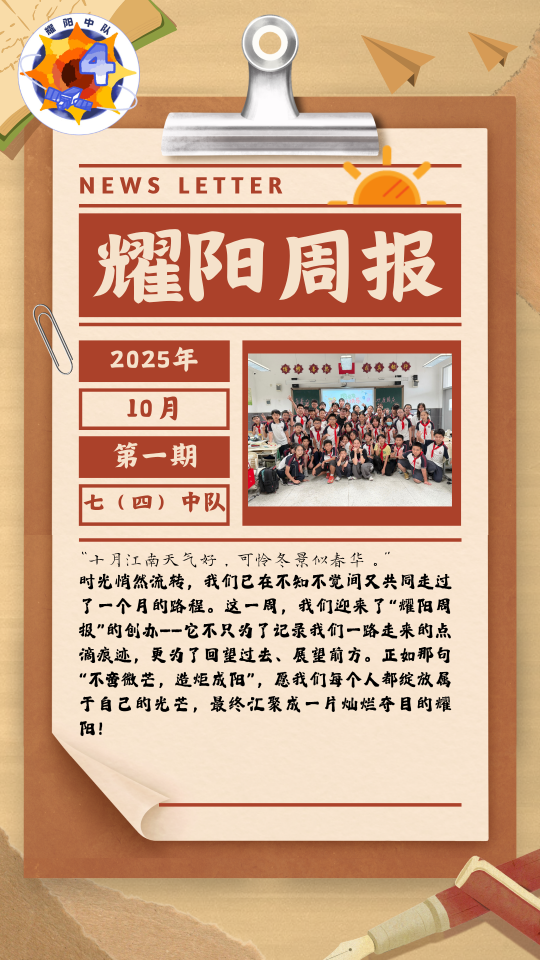
#> input picture reports/耀阳周报25-10-1/1.png, 1080 x 1920 px (shown at 1/2 size); its folder holds only this picture in this run
$ python build_images.py
#> lines starting #> are read from the running program, lines starting #| are printed output that depends on the picture
#!/usr/bin/env python3
# -*- coding: utf-8 -*-
"""把 reports/ 里的原图压成 WebP,输出到 optimized/ 供网页加载。

- 每张原图 → optimized/<期文件夹>/<名>.webp(最宽 1080,网页阅读用)
- 每期第一张额外生成 <名>.thumb.webp(封面缩略图,宽 420)
- 处理完自动运行 node tools/scan.js,让清单指向这些压缩图

用法:python tools/build_images.py
依赖:Pillow(如缺: pip install Pillow)
"""
import os
import re
import subprocess
import sys

from PIL import Image

Image.MAX_IMAGE_PIXELS = None

# Windows 控制台默认 GBK,强制 UTF-8 避免打印特殊符号报错
if hasattr(sys.stdout, "reconfigure"):
    sys.stdout.reconfigure(encoding="utf-8", errors="replace")
    sys.stderr.reconfigure(encoding="utf-8", errors="replace")

ROOT = os.path.dirname(os.path.dirname(os.path.abspath(__file__)))
REPORTS = os.path.join(ROOT, "reports")
OPT = os.path.join(ROOT, "optimized")
DISPLAY_W = 1080   # 阅读图最宽像素
COVER_W = 420      # 封面缩略图宽
QUALITY = 80
IMAGE_EXTS = (".png", ".jpg", ".jpeg", ".webp", ".gif")


def natural_key(name):
    return [int(t) if t.isdigit() else t.lower() for t in re.split(r"(\d+)", name)]


def open_rgb(src):
#> called with src = 'reports/耀阳周报25-10-1/1.png'
    im = Image.open(src)
#> im is the input picture: PIL image 1080x1920 RGB; mean R, G, B 206.2, 167.1, 137.9
    if im.mode in ("RGBA", "LA") or (im.mode == "P" and "transparency" in im.info):
        return im.convert("RGBA")
    return im.convert("RGB")


def resize_to(im, target_w):
    if im.width <= target_w:
        return im
    h = round(im.height * target_w / im.width)
    return im.resize((target_w, h), Image.LANCZOS)


def save_webp(im, dst, quality):
    os.makedirs(os.path.dirname(dst), exist_ok=True)
    im.save(dst, "WEBP", quality=quality, method=6)


def main():
    if not os.path.isdir(REPORTS):
        print(f"未找到目录 {REPORTS},请先把周报文件夹放到 reports/ 下。")
        sys.exit(1)

    total_src = total_dst = 0
    reports = sorted(os.listdir(REPORTS))
    any_issue = False

    for folder in reports:
        folder_path = os.path.join(REPORTS, folder)
        if not os.path.isdir(folder_path) or folder.startswith("."):
            continue
        files = sorted(
            (f for f in os.listdir(folder_path) if f.lower().endswith(IMAGE_EXTS)),
            key=natural_key,
        )
        if not files:
            continue
        any_issue = True
        print(f"▸ {folder}")

        for idx, name in enumerate(files):
            src = os.path.join(folder_path, name)
            base = os.path.splitext(name)[0]
            dst = os.path.join(OPT, folder, base + ".webp")
            im = open_rgb(src)
            view = resize_to(im, DISPLAY_W)
            save_webp(view, dst, QUALITY)
            src_size = os.path.getsize(src)
            dst_size = os.path.getsize(dst)
            total_src += src_size
            total_dst += dst_size
            print(
                f"    {name:14s} {src_size/1024:8.0f} KB → "
                f"{dst_size/1024:6.0f} KB"
            )
            # 每期第一张额外做封面缩略图
            if idx == 0:
                thumb = os.path.join(OPT, folder, base + ".thumb.webp")
                save_webp(resize_to(im, COVER_W), thumb, QUALITY)
#> call 2 of resize_to, with target_w = 420
#> in resize_to (call 2), `return im.resize((target_w, h), Image.LANCZOS)`:
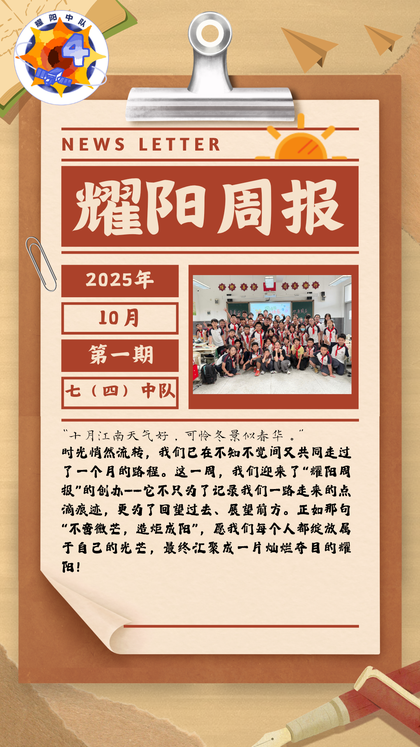
#> returned value: PIL image 420x747 RGB; mean R, G, B 206.2, 167.3, 138
                print(f"    cover缩略图        → {os.path.getsize(thumb)/1024:6.0f} KB")
            im.close()
#> pass 2 of the loop in main, `for folder in reports:`:
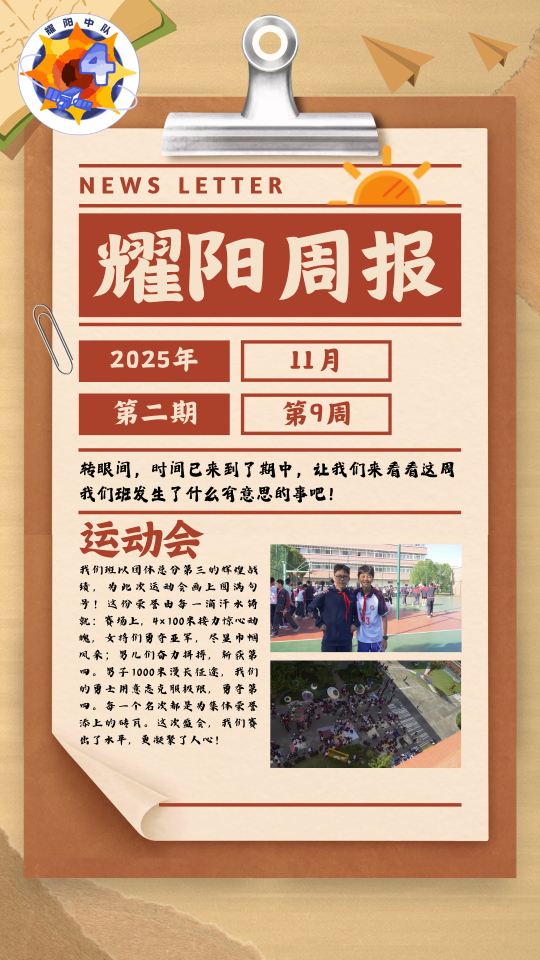
#> input picture reports/耀阳周报25-11-2/1.png, 1080 x 1920 px (shown at 1/2 size)
#> in open_rgb, im is the input picture: PIL image 1080x1920 RGB; mean R, G, B 204.2, 167.1, 137.9
#> in resize_to (call 4), `return im.resize((target_w, h), Image.LANCZOS)`:
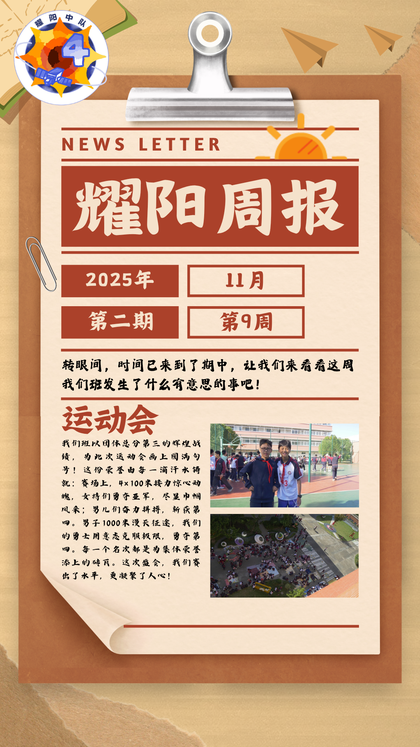
#> returned value: PIL image 420x747 RGB; mean R, G, B 204.2, 167.1, 137.9

    if not any_issue:
        print("reports/ 下没有任何周报文件夹。")
        sys.exit(1)

    print(
        f"\n合计:原图 {total_src/1024/1024:.2f} MB → WebP "
        f"{total_dst/1024/1024:.2f} MB(约 {max(1, round(total_src/max(total_dst,1)))} 倍缩小)"
    )

    # 自动刷新清单,让网页指向压缩图
    scan = os.path.join(ROOT, "tools", "scan.js")
    if os.path.exists(scan):
        print("正在刷新 assets/issues.json …")
        subprocess.run(["node", scan], cwd=ROOT, check=True)


if __name__ == "__main__":
    main()
